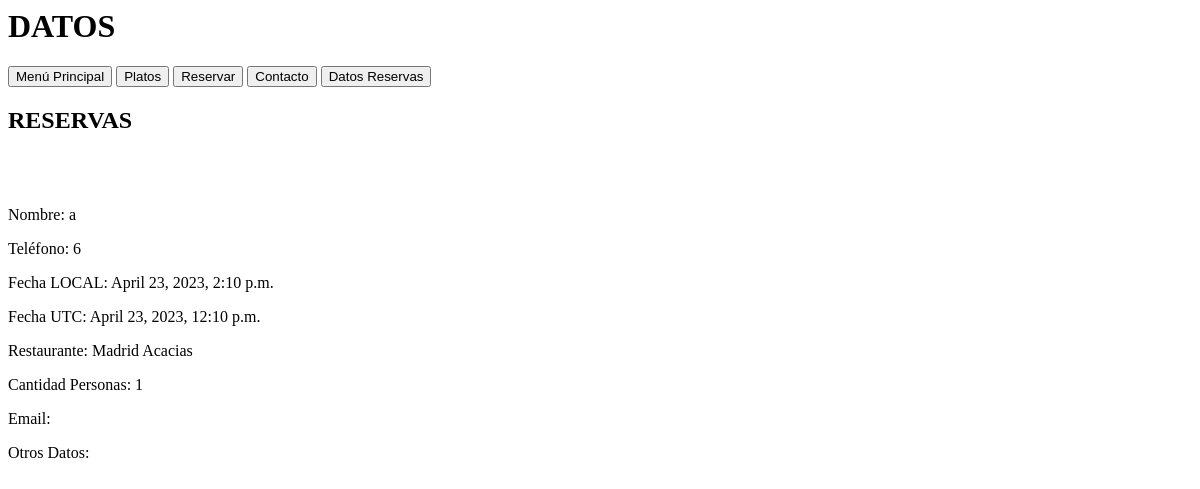
Before: /restChifa/data_reserves with the older database file.
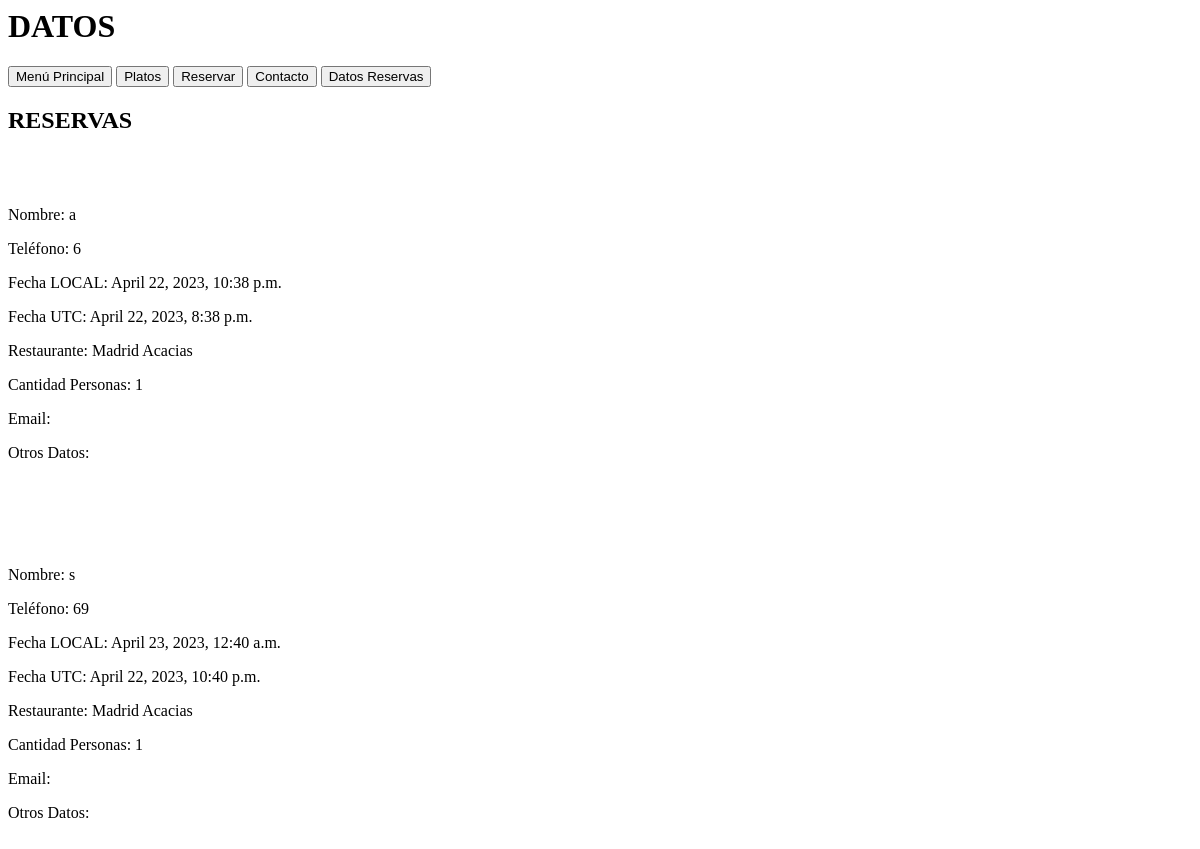
After: the same page with the newer database file.
### restChifa/models.py (models this page shows, shortened)
class Reserve(models.Model):
    id = models.AutoField(primary_key=True)
    name = models.CharField(max_length=200, blank = False, null = False)
    phone = models.CharField(max_length=15, blank = False, null = False)
    date_utc = models.DateTimeField('date reserve UTC')
    name_restaurant = models.ForeignKey(Restaurant, on_delete=models.CASCADE)
    number_people = models.IntegerField(default=1, blank = False, null = False)
    email = models.CharField(max_length=100, blank=True)
    other = models.CharField(max_length=200, blank=True)

class Restaurant(models.Model):
    name_restaurant = models.CharField(primary_key=True, max_length=200, blank = False, null = False)
    def __str__(self):
        return self.name_restaurant

### restChifa/views.py (the view)
# urls.py: path('data_reserves', views.data_reserves, name='data_reserves')
def data_reserves(request):
    reserve_objects = Reserve.objects.all().order_by('date_utc')#[:5]
    user_timezone = settings.TIME_ZONE_USER
    context = {
        'reserve_objects': reserve_objects,
        'user_timezone': user_timezone
        }
    return render(request, 'restChifa/data_reserves.html', context)

### restChifa/templates/restChifa/data_reserves.html (shortened to what this page needs)
<h1>DATOS</h1>
{% include 'restChifa/navegation.html' %}
<h2>RESERVAS</h2>
{% if reserve_objects %}
{% load tz %}
{% for reserve in reserve_objects %}
    <p>Nombre: {{ reserve.name }}</p>
    <p>Teléfono: {{ reserve.phone }}</p>
    <p>Fecha LOCAL: {{ reserve.date_utc|timezone:user_timezone }}</p>
    <p>Fecha UTC: {{ reserve.date_utc }}</p>
    <p>Restaurante: {{ reserve.name_restaurant }}</p>
    <p>Cantidad Personas: {{ reserve.number_people }}</p>
    <p>Email: {{ reserve.email }}</p>
    <p>Otros Datos: {{ reserve.other }}</p>
{% endfor %}
{% else %}
<p>No reserves types are available.</p>
{% endif %}

Changed rows visible on the page:
changed Reserve: date_utc "April 23, 2023, 2:10 p.m." → "April 22, 2023, 10:38 p.m."; date_utc "April 23, 2023, 12:10 p.m." → "April 22, 2023, 8:38 p.m."
added Reserve: name "s", phone "69", date_utc "April 23, 2023, 12:40 a.m.", date_utc "April 22, 2023, 10:40 p.m.", name_restaurant "Madrid Acacias", number_people "1"
